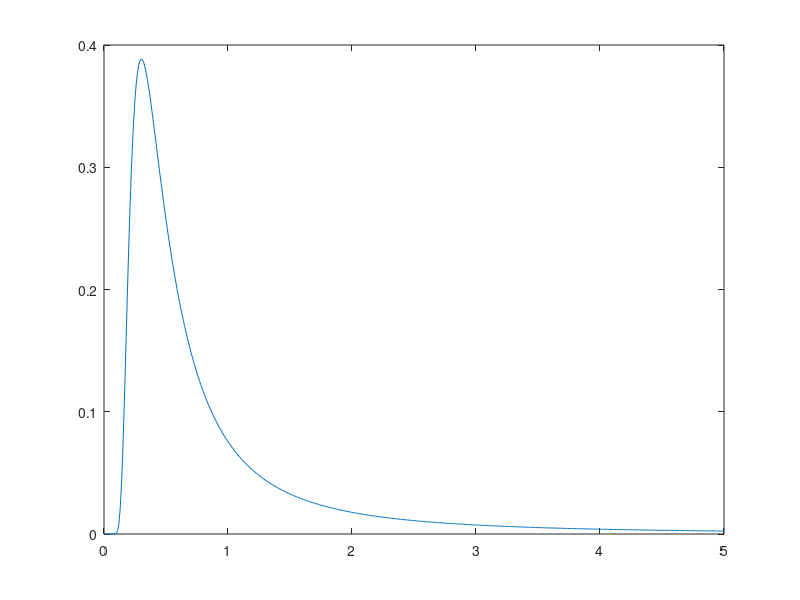

MATLAB code to generate this figure: (Note: this script raises an error after producing the figure.)
%% Inverse gamma prior
invgamma_prior= @(x,a,b)((b.^a./gamma(a).*x.^(-a-1).*exp(-b./x)));
x = 0.01:0.01:5;
y = invgamma_prior(x.^2,.1,.1);
plot(x,y)
hold on
log(y(1))
log(y(end))
%%
a = 0.01:0.1:1;
b = 0.01:0.1:1;
[X, Y] = meshgrid(a,b);
colors = linspecer(size(Y,2));
ncol = ceil(sqrt(size(X,2)));
nrow = ceil(size(X,2)/ncol);
indx = 1;
for j = 1:size(X,2)
    for i = 1:size(X,1)
        y = invgamma_prior(x.^2, X(i,j), Y(i,j));
        subplot(nrow,ncol, indx)
        hold on
        plot(x,y/max(y), 'Color', colors(i,:));
    end
    child = get(gca, 'Children');
    legend(cellfun(@(x)strjoin({'b = ' x},''), cellstr(num2str(Y(:,j))), 'UniformOutput', false))
    hold off
    title(strjoin({'a = ', num2str(X(1,j))}, ''))
    indx = indx + 1;
end